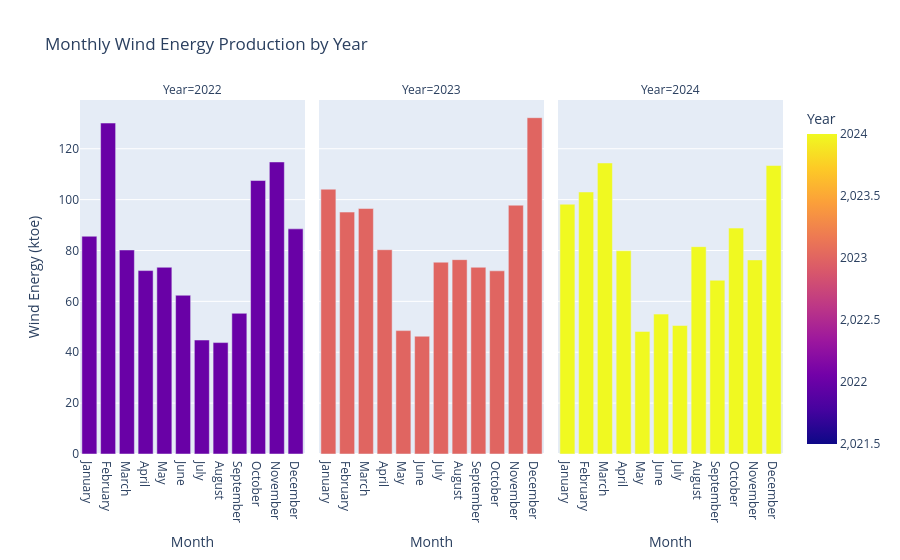

Notebook cell for this chart:
### Markdown cell above
#### Faceted Bar Chart on Wind Production

To analyze the monthly contribution of wind energy production over the past three years (2022–2024), the chart confirms our earlier observations: output tends to peak during the first and last quarters of each year and dip during the summer months, indicating seasonality. This insight enables grid operators to make informed decisions on when to shift energy sources during periods of low wind output.

### Code cell
start_year=2021
end_year=2025
filtered_data=ie_power_production_df.loc[(ie_power_production_df.Year>start_year) & (ie_power_production_df.Year<end_year)]

fig = px.bar(
    filtered_data,
    x='Month',   
    y='Wind',             
    color='Year',         
    barmode='group',      
    facet_col='Year',  
    labels={
        'Month_Numeric':'Month',
        'Wind':'Wind Energy (ktoe)'
    },
    title='Monthly Wind Energy Production by Year',
)

fig.show()

# Free up memory
delete_df('filtered_data')

### Figure 1 — Plotly figure (JSON) as saved in the notebook; plotly's stock layout.template omitted (floating-point values rounded to 4 significant figures)
{"data": [{"alignmentgroup": "True", "hovertemplate": "Year=%{marker.color}<br>Month=%{x}<br>Wind Energy (ktoe)=%{y}<extra></extra>", "legendgroup": "", "marker": {"color": [2022, 2022, 2022, 2022, 2022, 2022, 2022, 2022, 2022, 2022, 2022, 2022], "coloraxis": "coloraxis", "pattern": {"shape": ""}}, "name": "", "offsetgroup": "", "orientation": "v", "showlegend": false, "textposition": "auto", "type": "bar", "x": ["January", "February", "March", "April", "May", "June", "July", "August", "September", "October", "November", "December"], "xaxis": "x", "y": [85.6, 130.1, 80.2, 72.1, 73.4, 62.4, 44.8, 43.8, 55.3, 107.5, 114.8, 88.5], "yaxis": "y"}, {"alignmentgroup": "True", "hovertemplate": "Year=%{marker.color}<br>Month=%{x}<br>Wind Energy (ktoe)=%{y}<extra></extra>", "legendgroup": "", "marker": {"color": [2023, 2023, 2023, 2023, 2023, 2023, 2023, 2023, 2023, 2023, 2023, 2023], "coloraxis": "coloraxis", "pattern": {"shape": ""}}, "name": "", "offsetgroup": "", "orientation": "v", "showlegend": false, "textposition": "auto", "type": "bar", "x": ["January", "February", "March", "April", "May", "June", "July", "August", "September", "October", "November", "December"], "xaxis": "x2", "y": [104.1, 95.1, 96.5, 80.3, 48.5, 46.3, 75.4, 76.4, 73.4, 72, 97.8, 132.2], "yaxis": "y2"}, {"alignmentgroup": "True", "hovertemplate": "Year=%{marker.color}<br>Month=%{x}<br>Wind Energy (ktoe)=%{y}<extra></extra>", "legendgroup": "", "marker": {"color": [2024, 2024, 2024, 2024, 2024, 2024, 2024, 2024, 2024, 2024, 2024, 2024], "coloraxis": "coloraxis", "pattern": {"shape": ""}}, "name": "", "offsetgroup": "", "orientation": "v", "showlegend": false, "textposition": "auto", "type": "bar", "x": ["January", "February", "March", "April", "May", "June", "July", "August", "September", "October", "November", "December"], "xaxis": "x3", "y": [98.2, 103, 114.4, 79.9, 48.2, 55, 50.5, 81.5, 68.3, 88.8, 76.3, 113.4], "yaxis": "y3"}], "layout": {"annotations": [{"font": {}, "showarrow": false, "text": "Year=2022", "x": 0.16, "xanchor": "center", "xref": "paper", "y": 1, "yanchor": "bottom", "yref": "paper"}, {"font": {}, "showarrow": false, "text": "Year=2023", "x": 0.5, "xanchor": "center", "xref": "paper", "y": 1, "yanchor": "bottom", "yref": "paper"}, {"font": {}, "showarrow": false, "text": "Year=2024", "x": 0.84, "xanchor": "center", "xref": "paper", "y": 1, "yanchor": "bottom", "yref": "paper"}], "barmode": "group", "coloraxis": {"colorbar": {"title": {"text": "Year"}}, "colorscale": [[0, "#0d0887"], [0.1111, "#46039f"], [0.2222, "#7201a8"], [0.3333, "#9c179e"], [0.4444, "#bd3786"], [0.5556, "#d8576b"], [0.6667, "#ed7953"], [0.7778, "#fb9f3a"], [0.8889, "#fdca26"], [1, "#f0f921"]]}, "legend": {"tracegroupgap": 0}, "title": {"text": "Monthly Wind Energy Production by Year"}, "xaxis": {"anchor": "y", "domain": [0, 0.32], "title": {"text": "Month"}}, "xaxis2": {"anchor": "y2", "domain": [0.34, 0.66], "matches": "x", "title": {"text": "Month"}}, "xaxis3": {"anchor": "y3", "domain": [0.68, 1.0], "matches": "x", "title": {"text": "Month"}}, "yaxis": {"anchor": "x", "domain": [0, 1], "title": {"text": "Wind Energy (ktoe)"}}, "yaxis2": {"anchor": "x2", "domain": [0, 1], "matches": "y", "showticklabels": false}, "yaxis3": {"anchor": "x3", "domain": [0, 1], "matches": "y", "showticklabels": false}}}
